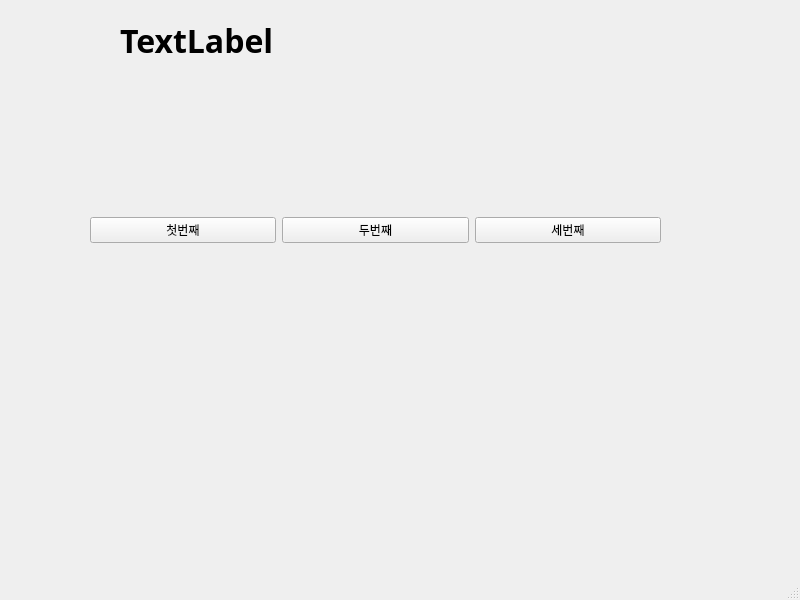
<?xml version="1.0" encoding="UTF-8"?>
<ui version="4.0">
 <class>MainWindow</class>
 <widget class="QMainWindow" name="MainWindow">
  <property name="geometry">
   <rect>
    <x>0</x>
    <y>0</y>
    <width>800</width>
    <height>600</height>
   </rect>
  </property>
  <property name="windowTitle">
   <string>MainWindow</string>
  </property>
  <widget class="QWidget" name="centralwidget">
   <widget class="QWidget" name="horizontalLayoutWidget">
    <property name="geometry">
     <rect>
      <x>90</x>
      <y>70</y>
      <width>571</width>
      <height>321</height>
     </rect>
    </property>
    <layout class="QHBoxLayout" name="horizontalLayout">
     <item>
      <widget class="QPushButton" name="pushButton_3">
       <property name="text">
        <string>첫번째</string>
       </property>
      </widget>
     </item>
     <item>
      <widget class="QPushButton" name="pushButton_2">
       <property name="text">
        <string>두번째</string>
       </property>
      </widget>
     </item>
     <item>
      <widget class="QPushButton" name="pushButton">
       <property name="text">
        <string>세번째</string>
       </property>
      </widget>
     </item>
    </layout>
   </widget>
   <widget class="QLabel" name="label">
    <property name="geometry">
     <rect>
      <x>120</x>
      <y>20</y>
      <width>431</width>
      <height>41</height>
     </rect>
    </property>
    <property name="font">
     <font>
      <family>맑은 고딕</family>
      <pointsize>24</pointsize>
      <weight>75</weight>
      <bold>true</bold>
     </font>
    </property>
    <property name="text">
     <string>TextLabel</string>
    </property>
   </widget>
  </widget>
  <widget class="QMenuBar" name="menubar">
   <property name="geometry">
    <rect>
     <x>0</x>
     <y>0</y>
     <width>800</width>
     <height>21</height>
    </rect>
   </property>
  </widget>
  <widget class="QStatusBar" name="statusbar"/>
 </widget>
 <resources/>
 <connections>
  <connection>
   <sender>pushButton_3</sender>
   <signal>clicked()</signal>
   <receiver>MainWindow</receiver>
   <slot>firstClick()</slot>
   <hints>
    <hint type="sourcelabel">
     <x>149</x>
     <y>254</y>
    </hint>
    <hint type="destinationlabel">
     <x>186</x>
     <y>362</y>
    </hint>
   </hints>
  </connection>
  <connection>
   <sender>pushButton_2</sender>
   <signal>clicked()</signal>
   <receiver>MainWindow</receiver>
   <slot>secondClick()</slot>
   <hints>
    <hint type="sourcelabel">
     <x>358</x>
     <y>251</y>
    </hint>
    <hint type="destinationlabel">
     <x>373</x>
     <y>370</y>
    </hint>
   </hints>
  </connection>
  <connection>
   <sender>pushButton</sender>
   <signal>clicked()</signal>
   <receiver>MainWindow</receiver>
   <slot>thirdClick()</slot>
   <hints>
    <hint type="sourcelabel">
     <x>578</x>
     <y>256</y>
    </hint>
    <hint type="destinationlabel">
     <x>581</x>
     <y>381</y>
    </hint>
   </hints>
  </connection>
 </connections>
 <slots>
  <slot>firstClick()</slot>
  <slot>secondClick()</slot>
  <slot>thirdClick()</slot>
 </slots>
</ui>
